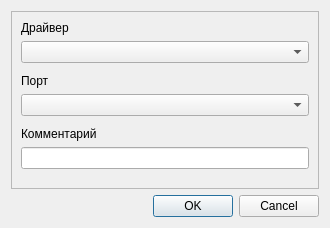
<?xml version="1.0" encoding="UTF-8"?>
<ui version="4.0">
 <class>AddConnectionDialog</class>
 <widget class="QDialog" name="AddConnectionDialog">
  <property name="geometry">
   <rect>
    <x>0</x>
    <y>0</y>
    <width>330</width>
    <height>228</height>
   </rect>
  </property>
  <property name="windowTitle">
   <string>Новое подключение</string>
  </property>
  <layout class="QVBoxLayout" name="verticalLayout">
   <item>
    <widget class="QFrame" name="frMain">
     <property name="frameShape">
      <enum>QFrame::StyledPanel</enum>
     </property>
     <property name="frameShadow">
      <enum>QFrame::Raised</enum>
     </property>
     <layout class="QVBoxLayout" name="verticalLayout_2">
      <item>
       <widget class="QLabel" name="lblDriver">
        <property name="text">
         <string>Драйвер</string>
        </property>
       </widget>
      </item>
      <item>
       <widget class="QComboBox" name="cbDriver"/>
      </item>
      <item>
       <spacer name="verticalSpacer_2">
        <property name="orientation">
         <enum>Qt::Vertical</enum>
        </property>
        <property name="sizeType">
         <enum>QSizePolicy::Fixed</enum>
        </property>
        <property name="sizeHint" stdset="0">
         <size>
          <width>20</width>
          <height>5</height>
         </size>
        </property>
       </spacer>
      </item>
      <item>
       <widget class="QLabel" name="lblPort">
        <property name="text">
         <string>Порт</string>
        </property>
       </widget>
      </item>
      <item>
       <widget class="QComboBox" name="cbPort"/>
      </item>
      <item>
       <spacer name="verticalSpacer_3">
        <property name="orientation">
         <enum>Qt::Vertical</enum>
        </property>
        <property name="sizeType">
         <enum>QSizePolicy::Fixed</enum>
        </property>
        <property name="sizeHint" stdset="0">
         <size>
          <width>20</width>
          <height>5</height>
         </size>
        </property>
       </spacer>
      </item>
      <item>
       <widget class="QLabel" name="lblComment">
        <property name="text">
         <string>Комментарий</string>
        </property>
       </widget>
      </item>
      <item>
       <widget class="QLineEdit" name="edComment"/>
      </item>
      <item>
       <spacer name="verticalSpacer">
        <property name="orientation">
         <enum>Qt::Vertical</enum>
        </property>
        <property name="sizeHint" stdset="0">
         <size>
          <width>20</width>
          <height>40</height>
         </size>
        </property>
       </spacer>
      </item>
     </layout>
    </widget>
   </item>
   <item>
    <widget class="QDialogButtonBox" name="buttonBox">
     <property name="orientation">
      <enum>Qt::Horizontal</enum>
     </property>
     <property name="standardButtons">
      <set>QDialogButtonBox::Cancel|QDialogButtonBox::Ok</set>
     </property>
    </widget>
   </item>
  </layout>
 </widget>
 <resources/>
 <connections>
  <connection>
   <sender>buttonBox</sender>
   <signal>accepted()</signal>
   <receiver>AddConnectionDialog</receiver>
   <slot>accept()</slot>
   <hints>
    <hint type="sourcelabel">
     <x>248</x>
     <y>254</y>
    </hint>
    <hint type="destinationlabel">
     <x>157</x>
     <y>274</y>
    </hint>
   </hints>
  </connection>
  <connection>
   <sender>buttonBox</sender>
   <signal>rejected()</signal>
   <receiver>AddConnectionDialog</receiver>
   <slot>reject()</slot>
   <hints>
    <hint type="sourcelabel">
     <x>316</x>
     <y>260</y>
    </hint>
    <hint type="destinationlabel">
     <x>286</x>
     <y>274</y>
    </hint>
   </hints>
  </connection>
 </connections>
</ui>
